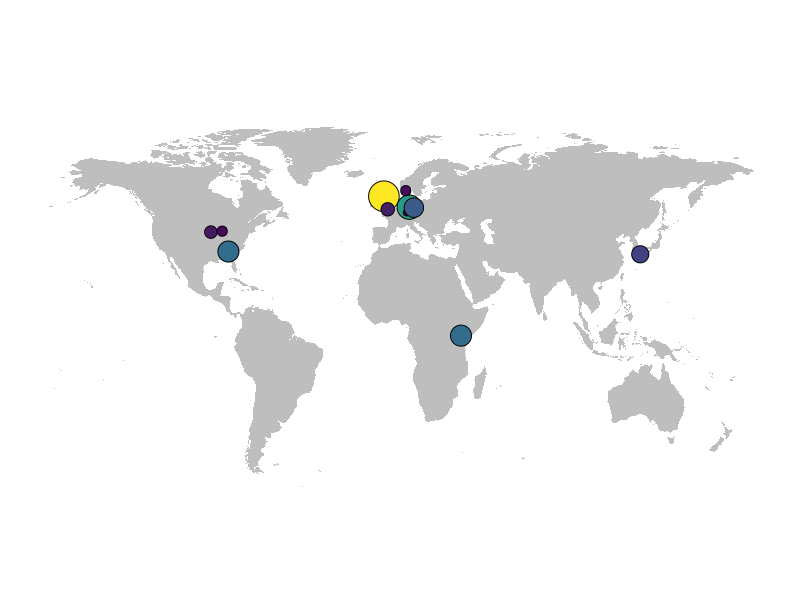
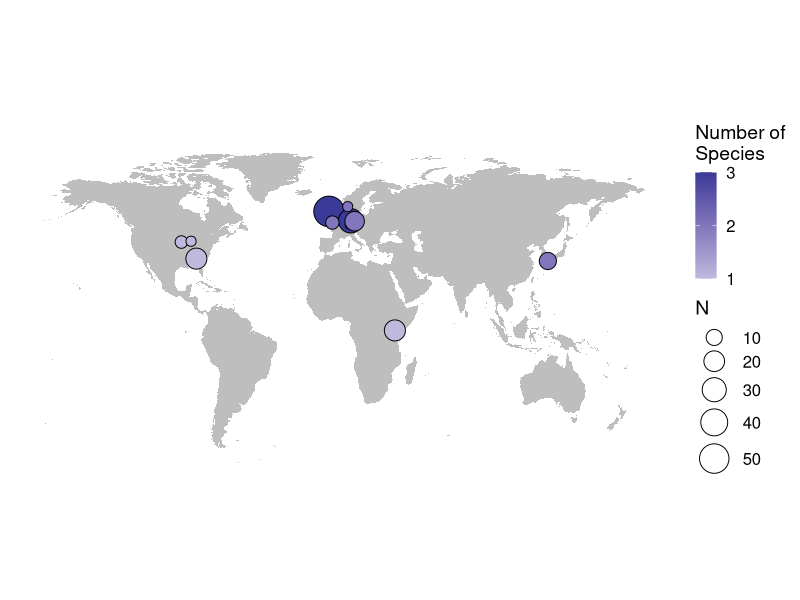
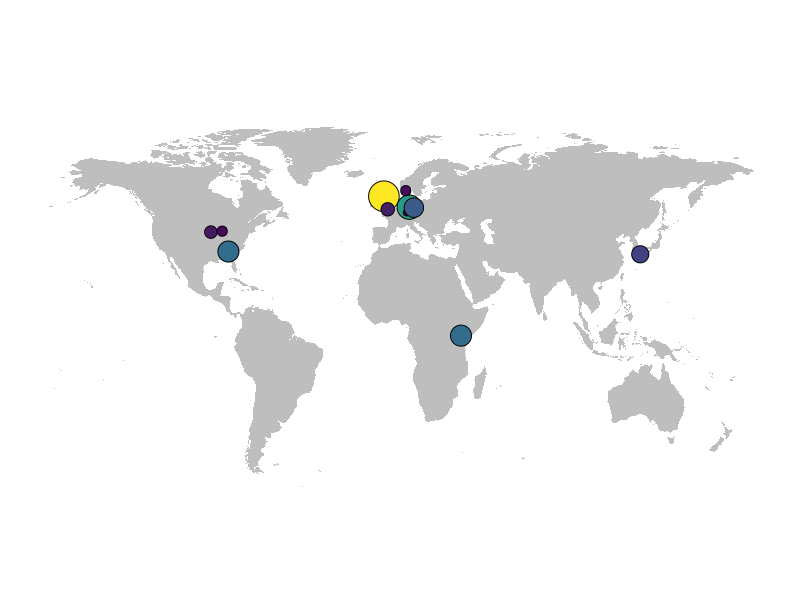
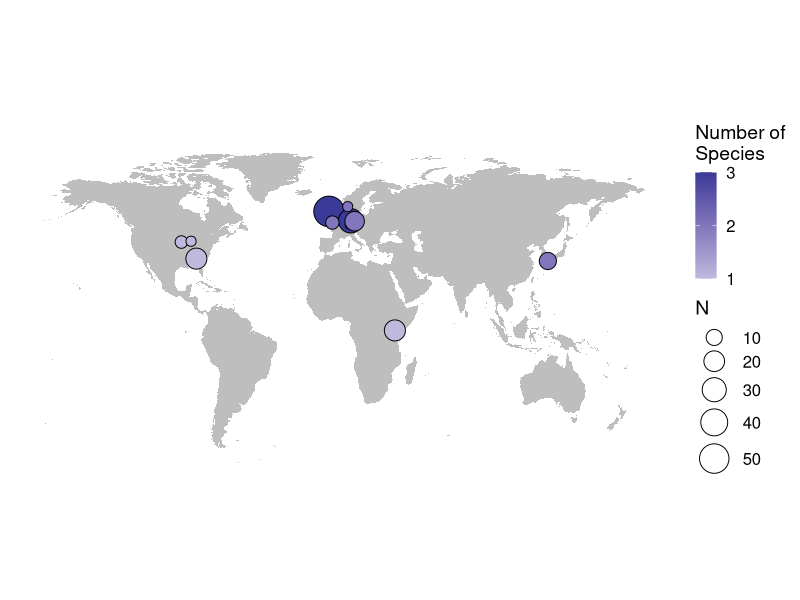

The R source for these figures, in order:
## ---- chunk 1
library(tidyverse)
library(cowplot)
library(maps)
## ---- chunk 2
data <- read_csv("../data/data.csv")
labs <- read_csv("../data/site_coordinates.csv")
## ---- chunk 3
df <- data %>% 
  group_by(site) %>% 
  summarise(N = sum(n), M = mean(n), Mdn = median(n), sp = sum(length(unique(species)))) %>% 
  full_join(labs)

world <- map("world", plot = FALSE, fill = TRUE) %>% fortify()
## ---- chunk 4
ggplot(df, aes(x = long, y = lat)) +
  geom_polygon(data = world, aes(group = group), fill = "grey") +
  geom_point(aes(size = N, fill = N), shape = 21) +
  coord_fixed(1.3, ylim = c(-55, 83.59961)) +
  scale_size(range = c(2, 10)) +
  scale_fill_viridis_c() +
  theme_map() +
  guides(size = "none", fill = "none")
## ---- chunk 5
ggsave('../graphs/sites.png', width = 8, height = 4, scale = 2)
## ---- chunk 6
ggplot(df, aes(x = long, y = lat)) +
  geom_polygon(data = world, aes(group = group), fill = "grey") +
  geom_point(aes(size = N, fill = sp), shape = 21) +
  coord_fixed(1.3, ylim = c(-55, 83.59961)) +
  scale_size(range = c(2, 10)) +
  scale_fill_gradient2(name = "Number of \nSpecies",
                       breaks = c(1:max(df$sp)),
                       labels = c(1:max(df$sp))) +
  theme_map()
## ---- chunk 7
ggsave('../graphs/sites_species.png', width = 8, height = 4, scale = 2)
